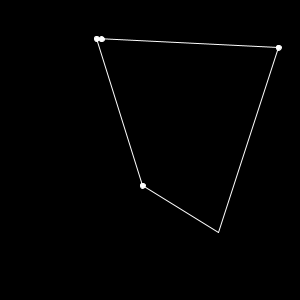
Frame 1 (no input)
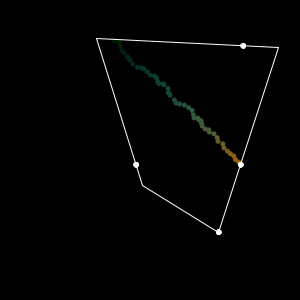
Frame 60 (the mouse pressed at the canvas centre just before this capture)
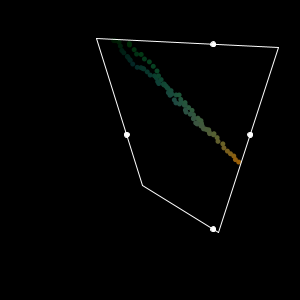
Frame 120 (the mouse held since frame 60 and released just before this capture)

The Processing sketch that drew these frames (run headless with seeded random() and noise(); from frame 60 on, the mouse is pressed at the canvas centre):

// Processing sketch: QuadProof
// ── QuadProof.pde
/**
Test to see if a point falls within 
an arbitrary quadrilateral
*/

PVector mouse;

PVector TL;
PVector BL;
PVector TR;
PVector BR;

PVector L;
PVector R;
PVector T;
PVector B;

color ctl = #000000;
color cbl = #0000FF;
color ctr = #00FF00;
color cbr = #FF0000;

PGraphics overlay;

float low;
float high;
float left;
float right;

void setup() {
  size(300, 300);
  TL = new PVector(random(0, width/2), random(0, height/2));
  BL = new PVector(random(0, width/2), random(height/2, height));
  TR = new PVector(random(width/2, width), random(0, height/2));
  BR = new PVector(random(width/2, width), random(height/2, height));

  L = new PVector();
  R = new PVector();
  T = new PVector();
  B = new PVector();

  ellipseMode(CENTER);
  background(0);
  mouse = new PVector(random(0,width),random(0,height));
  overlay = createGraphics(width,height);
  
  low = max(BL.y,BR.y);
  high = min(TL.y,TR.y);
  left = min(TL.x,BL.x);
  right = max(TR.x, BR.x);
}

void draw() {
  background(0);
  mouse.add(random(0,5),random(0,5));
  if(mouse.x > right){
    mouse.x = left;
  }
  if(mouse.y > low){
    mouse.y = high;
  }

  // Left and right bounds
  L.x = clamp(getRelativeX(TL, BL, mouse.y), TL.x, BL.x);
  L.y = clamp(mouse.y, TL.y, BL.y);

  R.x = clamp(getRelativeX(TR, BR, mouse.y), TR.x, BR.x);
  R.y = clamp(mouse.y, TR.y, BR.y);

  // Top and bottom bounds
  T.y = clamp(getRelativeY(TL, TR, mouse.x), TL.y, TR.y);
  T.x = clamp(mouse.x, TL.x, TR.x);

  B.y = clamp(getRelativeY(BL, BR, mouse.x), BL.y, BR.y);
  B.x = clamp(mouse.x, BL.x, BR.x);

  float vl = map(L.y, TL.y, BL.y, 0, 1);
  float vr = map(R.y, TR.y, BR.y, 0, 1);
  color cl = lerpColor(ctl, cbl, vl);
  color cr = lerpColor(ctr, cbr, vr);

  float dh = map(mouse.x, L.x, R.x, 0, 1);

  color c = lerpColor(cl, cr, dh);
  
  overlay.beginDraw();
  
  overlay.fill(c);
  overlay.noStroke();
  if (inBounds(mouse)) {
    ellipse(overlay,mouse, 5, c);
  }
  
  overlay.endDraw();
  image(overlay,0,0);
  
  drawBounds();
  drawEllipses();
  
  //set((int)mouse.x,(int)mouse.y,c);

  // Draw ellipses
  //ellipse(L, 5, cl);
  //ellipse(R,5, cr);

  //ellipse(T,5);
  //ellipse(B,5);
}

boolean inBounds(PVector p) {
  if (p.x != clamp(p.x, L.x, R.x)) {
    return false;
  }
  if (p.y != clamp(p.y, T.y, B.y)) {
    return false;
  }
  return true;
}

private float getRelativeX(PVector start, PVector end, float posY) {
  float dy = start.y - end.y;
  float py = (posY - end.y)/dy;

  return (py)*(start.x-end.x)+end.x;
}

private float getRelativeY(PVector start, PVector end, float posX) {
  float dx = start.x - end.x;
  float px = (posX - end.x)/dx;

  return (px)*(start.y-end.y)+end.y;
}

void line(PVector start, PVector end) {
  line(start.x, start.y, end.x, end.y);
}

void line(PGraphics layer, PVector start, PVector end) {
  layer.line(start.x, start.y, end.x, end.y);
}

void ellipse(PVector p, float size, color c) {
  fill(c);
  ellipse(p.x, p.y, size, size);
}

void ellipse(PGraphics layer, PVector p, float size, color c) {
  layer.fill(c);
  layer.ellipse(p.x, p.y, size, size);
}

void ellipse(PVector p, float size) {
  ellipse(p, size, color(#ffffff));
}

float clamp(float v, float bound1, float bound2) {
  float min = min(bound1, bound2);
  float max = max(bound1, bound2);
  return v > max? max : (v < min? min: v);
}

void drawGuides(PVector mouse) {
  // Draw Guides
  color c = (inBounds(mouse)?#00FF00:#FF0000);
  stroke(c);
  line(mouse, L);
  line(mouse, R);
  line(mouse, T);
  line(mouse, B);
}

void drawBounds() {
  // Draw Box
  stroke(255);
  line(TL, BL);
  line(BL, BR);
  line(BR, TR);
  line(TR, TL);
}

void drawEllipses() {
  // Draw ellipses
  ellipse(L, 5);
  ellipse(R, 5);
  ellipse(T, 5);
  ellipse(B, 5);
}

void drawEllipses(PGraphics layer, color cl, color cr, color ct, color cb) {
  // Draw ellipses
  ellipse(layer, L, 5, cl);
  ellipse(layer, R, 5, cr);
  ellipse(layer, T, 5, ct);
  ellipse(layer, B, 5, cb);
}

void mouseDragged(){
  mouse.set(mouseX,mouseY);
}
